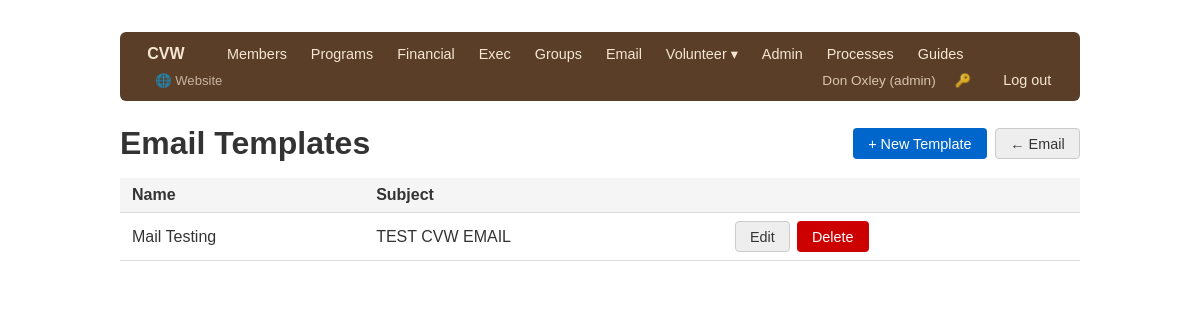
/email/templates (signed in), run on the app's committed database.
### app/models/user.py (models this page shows, shortened)
class User(Base):
    __tablename__ = "users"
    id = Column(Integer, primary_key=True, index=True)
    username = Column(String, unique=True, nullable=False, index=True)
    full_name = Column(String, nullable=False)
    role = Column(String, nullable=False)       # see ROLES
    hashed_password = Column(String, nullable=False)
    active = Column(Boolean, default=True)
    must_change_password = Column(Boolean, default=False)
    member_id = Column(Integer, ForeignKey("members.id"), nullable=True)
    created_at = Column(DateTime, server_default=func.now())
    member = relationship("Member", backref="user_account")

### app/models/email_models.py (models this page shows)
class EmailTemplate(Base):
    __tablename__ = "email_templates"
    id = Column(Integer, primary_key=True, index=True)
    name = Column(String, nullable=False, unique=True)
    subject = Column(String, nullable=False)
    body = Column(String, nullable=False)
    template_type = Column(String, default="simple")  # "simple" or "jinja2"
    created_by = Column(String)
    created_at = Column(DateTime, server_default=func.now())
    updated_at = Column(DateTime, onupdate=func.now())
    scheduled_emails = relationship("ScheduledEmail", back_populates="template")

### app/routers/email_.py (the view)
@router.get("/templates", response_class=HTMLResponse)
def template_list(request: Request, _=auth, db: Session = Depends(get_db)):
    tmpl_list = db.query(EmailTemplate).order_by(EmailTemplate.name).all()
    return templates.TemplateResponse("email/template_list.html", {
        "request": request, "email_templates": tmpl_list
    })

### app/templates/email/template_list.html (shortened to what this page needs)
{% extends "base.html" %}
{% block content %}
<div style="display:flex; justify-content:space-between; align-items:center; margin-bottom:1rem">
    <h1 style="margin:0">Email Templates</h1>
    <div style="display:flex; gap:0.5rem">
        <a href="/email/templates/new" class="btn btn-primary">+ New Template</a>
        <a href="/email/" class="btn btn-secondary">← Email</a>
    </div>
</div>
{% if email_templates %}
<table>
    <thead>
        <tr><th>Name</th><th>Subject</th><th></th></tr>
    </thead>
    <tbody>
    {% for t in email_templates %}
    <tr>
        <td>{{ t.name }}</td>
        <td>{{ t.subject }}</td>
        <td style="display:flex; gap:0.4rem">
            <a href="/email/templates/{{ t.id }}/edit" class="btn btn-secondary">Edit</a>
            <form method="post" action="/email/templates/{{ t.id }}/delete"
                  onsubmit="return confirm('Delete template {{ t.name }}?')" style="margin:0">
                <button type="submit" class="btn" style="background:#c00;color:#fff">Delete</button>
            </form>
        </td>
    </tr>
    {% endfor %}
    </tbody>
</table>
{% else %}
<p style="color:#888">No templates yet.</p>
{% endif %}
{% endblock %}

### app/templates/base.html (shortened to what this page needs)
<!DOCTYPE html>
<html lang="en">
<head>
</head>
<body>
<nav>
    <a href="/" class="nav-brand" style="text-decoration:none">CVW</a>
    {% if request.state.user %}
        {% set role = request.state.user.role %}
        {% if role in ['admin', 'exec', 'membership'] %}
            <a href="/members/">Members</a>
        {% endif %}
        {% if role in ['admin', 'exec', 'program'] %}
            <a href="/programs/">Programs</a>
        {% endif %}
        {% if role in ['admin', 'financial'] %}
            <a href="/financial/">Financial</a>
        {% endif %}
        {% if role in ['admin', 'exec'] %}
            <a href="/exec/">Exec</a>
        {% endif %}
        {% if role in ['admin', 'membership'] %}
            <a href="/groups/">Groups</a>
            <a href="/email/">Email</a>
        {% endif %}
        {% if role in ['admin', 'librarian'] %}
        <div class="nav-dropdown">
            <a href="#">Volunteer ▾</a>
        </div>
        {% endif %}
        {% if role == 'admin' %}
            <a href="/admin/">Admin</a>
        {% endif %}
        <a href="/processes/">Processes</a>
        <a href="/guides/">Guides</a>
        <a href="/site/" style="margin-left:0.5rem; opacity:0.7; font-size:0.82rem">🌐 Website</a>
        <div class="nav-right">
            <span class="nav-user">{{ request.state.user.full_name }} ({{ role }})</span>
            <a href="/change-password" title="Change password" style="font-size:0.82rem; opacity:0.8">🔑</a>
            <a href="/logout">Log out</a>
        </div>
    {% else %}
        <div class="nav-right"><a href="/login">Log in</a></div>
    {% endif %}
</nav>
{% block content %}{% endblock %}
</body>
</html>

### app/templates/base.html (style rules this page uses)
body { font-family: sans-serif; max-width: 960px; margin: 2rem auto; padding: 0 1rem; color: #333; }
nav { margin-bottom: 1.5rem; background: #5a3e28; padding: 0.5rem 1rem; border-radius: 6px; display: flex; align-items: center; gap: 0; flex-wrap: wrap; }
nav .nav-brand { color: #f5e6d3; font-weight: 700; font-size: 1rem; margin-right: 1.25rem; }
nav a { margin-right: 0.1rem; text-decoration: none; color: #f5e6d3; font-size: 0.9rem; padding: 0.3rem 0.7rem; border-radius: 4px; }
nav .nav-right { margin-left: auto; display: flex; align-items: center; gap: 0.5rem; }
.nav-dropdown { position: relative; display: inline-block; }
.nav-dropdown > a { margin-right: 0.1rem; }
nav .nav-user { color: #d9c4b0; font-size: 0.85rem; }
table { width: 100%; border-collapse: collapse; }
th, td { text-align: left; padding: 0.5rem 0.75rem; border-bottom: 1px solid #ddd; }
th { background: #f5f5f5; font-weight: 600; }
.btn { display: inline-block; padding: 0.4rem 0.9rem; border-radius: 4px; text-decoration: none; font-size: 0.9rem; border: 1px solid transparent; cursor: pointer; }
.btn-primary { background: #0066cc; color: white; }
.btn-secondary { background: #eee; color: #333; border-color: #ccc; }
h1 { margin-bottom: 1rem; }

### data on the page
User: state.user.full_name "Don Oxley", role "admin"
EmailTemplate: name "Mail Testing", subject "TEST CVW EMAIL"
